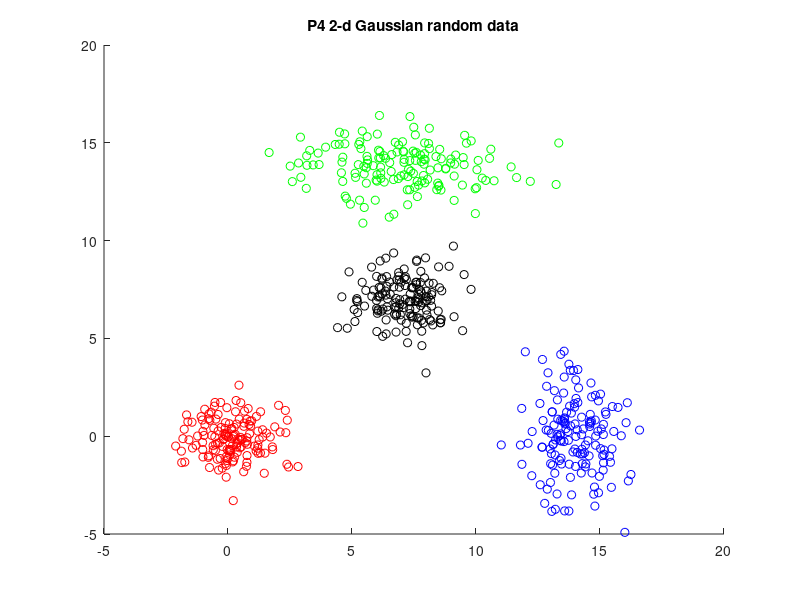

MATLAB code to generate this figure:
mu1 = [0 0];
sigma1 = [1 0; 0 1];
rng default;  % For reproducibility
R = mvnrnd(mu1,sigma1,150);
N = 150;
data(1:N,1) = R(:,1);
data(1:N,2) = R(:,2);
data(1:N,3) = 1;
data(1:N,4) = 0;
data(1:N,5) = 0;
data(1:N,6) = 0;

mu2 = [14 0];
sigma2 = [1 0; 0 4];
R = mvnrnd(mu2,sigma2,150);
data(N+1:2*N,1) = R(:,1);
data(N+1:2*N,2) = R(:,2);
data(N+1:2*N,3) = 0;
data(N+1:2*N,4) = 1;
data(N+1:2*N,5) = 0;
data(N+1:2*N,6) = 0;

mu3 = [7 14];
sigma3 = [4 0; 0 1];
R = mvnrnd(mu3,sigma3,150);
data(2*N+1:3*N,1) = R(:,1);
data(2*N+1:3*N,2) = R(:,2);
data(2*N+1:3*N,3) = 0;
data(2*N+1:3*N,4) = 0;
data(2*N+1:3*N,5) = 1;
data(2*N+1:3*N,6) = 0;

mu4 = [7 7];
sigma4 = [1 0; 0 1];
R = mvnrnd(mu4,sigma4,150);
data(3*N+1:4*N,1) = R(:,1);
data(3*N+1:4*N,2) = R(:,2);
data(3*N+1:4*N,3) = 0;
data(3*N+1:4*N,4) = 0;
data(3*N+1:4*N,5) = 0;
data(3*N+1:4*N,6) = 1;

figure;
hold on;
plot(data(1:N,1),data(1:N,2),'ro');
plot(data(N+1:2*N,1),data(N+1:2*N,2),'bo');
plot(data(2*N+1:3*N,1),data(2*N+1:3*N,2),'go');
plot(data(3*N+1:4*N,1),data(3*N+1:4*N,2),'ko');
title('P4 2-d Gaussian random data');
